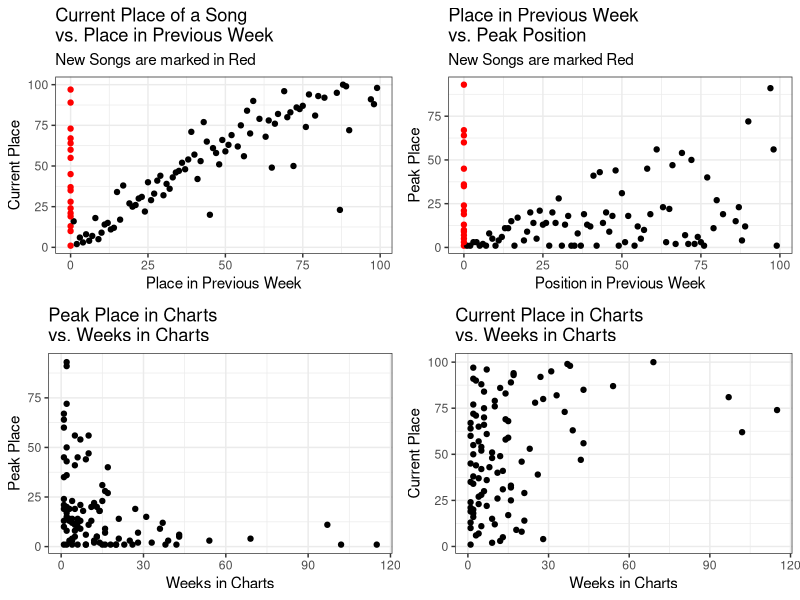
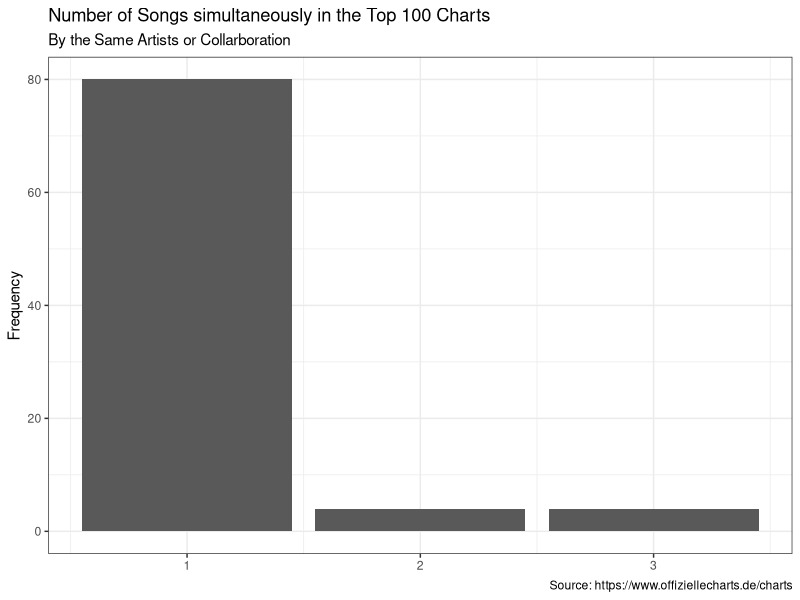
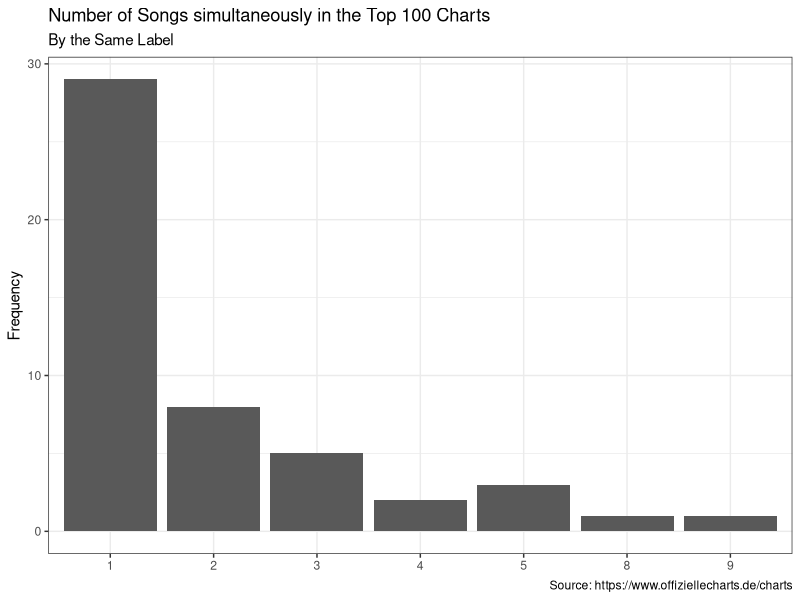

Write the R code that produced these figures, in order.
## ---- chunk 1
library(ggplot2)
library(gridExtra)
library(readr)
library(dplyr)
chart_scrap <- read_csv('2021-11-17_charts_report.csv')
## ---- chunk 2
#Reporting Figures and Tables
#Scatter Plots
current_v_last <- ggplot(data = chart_scrap,
                                     aes(y = current, x=last_week,
                                     col=ifelse(is.na(last_week), yes = 'NA' , no = 'NonNA')))+
                                      geom_point(aes(y = current, x=last_week_fill),show.legend = F)+
                                      scale_color_manual(values = c('#FF0000','#000000'))+
                                      labs(title = 'Current Place of a Song \nvs. Place in Previous Week',
                                           subtitle = 'New Songs are marked in Red',
                                           y='Current Place', x='Place in Previous Week')+
                                        theme_bw()
weeks_v_peak <- ggplot(data = chart_scrap,
                                             aes(x=weeks_in_charts, y=peak_in_charts))+
                                              geom_point()+
                                              labs(title = 'Peak Place in Charts \nvs. Weeks in Charts',
                                                   x='Weeks in Charts', y='Peak Place')+
                                              theme_bw()
week_v_current <- ggplot(data = chart_scrap, aes(x=weeks_in_charts, y=current))+
                                      geom_point()+
                                      labs(title = 'Current Place in Charts \nvs. Weeks in Charts',
                                           x='Weeks in Charts', y='Current Place')+
                                      theme_bw()
last_v_peak <- ggplot(data = chart_scrap, aes(x=last_week_fill, y=peak_in_charts,
                                                col=ifelse(is.na(last_week), yes = 'NA' , no = 'NonNA')))+
                                    geom_point(show.legend = F)+
                                    labs(title = 'Place in Previous Week \nvs. Peak Position',
                                         subtitle = 'New Songs are marked Red',
                                         x='Position in Previous Week', y='Peak Place')+
                                    scale_color_manual(values = c('#FF0000','#000000'))+
                                    theme_bw()
grid.arrange(current_v_last,last_v_peak, weeks_v_peak,week_v_current, nrow=2)
## ---- chunk 3
chart_scrap%>%
                      count(artist)%>%
                      ggplot(aes(x=n))+
                      geom_bar()+
                      labs(title = 'Number of Songs simultaneously in the Top 100 Charts',
                           subtitle = 'By the Same Artists or Collarboration',
                           y='Frequency',
                           x=NULL,
                           caption = 'Source: https://www.offiziellecharts.de/charts')+
                      theme_bw()
chart_scrap%>%
                        count(artist,sort = T)%>%
                        filter(n>1)%>%
                        knitr::kable()
chart_scrap%>%
                      count(label)%>%
                      ggplot(aes(x=as.factor(n)))+
                      geom_bar()+
                      geom_bar()+
                      labs(title = 'Number of Songs simultaneously in the Top 100 Charts',
                           subtitle = 'By the Same Label',
                           y='Frequency',
                           x=NULL,
                           caption = 'Source: https://www.offiziellecharts.de/charts')+
                      theme_bw()
chart_scrap%>%
                        count(label, sort = T)%>%
                        filter(n>1)%>%
                        knitr::kable()
## ---- chunk 4
#Songs that are currently peaking
chart_scrap%>%
                        filter(current == peak_in_charts)%>%
                        select(artist, title, current)%>%
                        rename(Position = current)%>%
                        knitr::kable()
